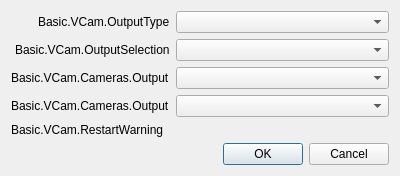
<?xml version="1.0" encoding="UTF-8"?>
<ui version="4.0">
 <class>OBSBasicVCamConfig</class>
 <widget class="QDialog" name="OBSBasicVCamConfig">
  <property name="geometry">
   <rect>
    <x>0</x>
    <y>0</y>
    <width>400</width>
    <height>170</height>
   </rect>
  </property>
  <property name="windowTitle">
   <string>Basic.VCam.VirtualCamera</string>
  </property>
  <layout class="QVBoxLayout" name="verticalLayout">
   <item>
    <layout class="QFormLayout" name="outputLayout">
     <property name="fieldGrowthPolicy">
      <enum>QFormLayout::AllNonFixedFieldsGrow</enum>
     </property>
     <property name="labelAlignment">
      <set>Qt::AlignRight|Qt::AlignTrailing|Qt::AlignVCenter</set>
     </property>
     <item row="0" column="0">
      <widget class="QLabel" name="outputTypeLabel">
       <property name="text">
        <string>Basic.VCam.OutputType</string>
       </property>
      </widget>
     </item>
     <item row="0" column="1">
      <widget class="QComboBox" name="outputType"/>
     </item>
     <item row="1" column="0">
      <widget class="QLabel" name="outputSelectionLabel">
       <property name="text">
        <string>Basic.VCam.OutputSelection</string>
       </property>
      </widget>
     </item>
     <item row="1" column="1">
      <widget class="QComboBox" name="outputSelection"/>
     </item>
     <item row="2" column="0">
      <widget class="QLabel" name="camera1OutputLabel">
       <property name="text">
        <string>Basic.VCam.Cameras.Output</string>
       </property>
      </widget>
     </item>
     <item row="2" column="1">
      <widget class="QComboBox" name="camera1Output"/>
     </item>
     <item row="3" column="0">
      <widget class="QLabel" name="camera2OutputLabel">
       <property name="text">
        <string>Basic.VCam.Cameras.Output</string>
       </property>
      </widget>
     </item>
     <item row="3" column="1">
      <widget class="QComboBox" name="camera2Output"/>
     </item>
    </layout>
   </item>
   <item>
    <widget class="QLabel" name="warningLabel">
     <property name="visible">
      <bool>false</bool>
     </property>
     <property name="text">
      <string>Basic.VCam.RestartWarning</string>
     </property>
     <property name="class" stdset="0">
      <string notr="true">text-warning</string>
     </property>
    </widget>
   </item>
   <item>
    <spacer name="verticalSpacer">
     <property name="orientation">
      <enum>Qt::Vertical</enum>
     </property>
     <property name="sizeHint" stdset="0">
      <size>
       <width>20</width>
       <height>40</height>
      </size>
     </property>
    </spacer>
   </item>
   <item>
    <widget class="QDialogButtonBox" name="buttonBox">
     <property name="orientation">
      <enum>Qt::Horizontal</enum>
     </property>
     <property name="standardButtons">
      <set>QDialogButtonBox::Cancel|QDialogButtonBox::Ok</set>
     </property>
    </widget>
   </item>
  </layout>
 </widget>
 <resources/>
 <connections>
  <connection>
   <sender>buttonBox</sender>
   <signal>accepted()</signal>
   <receiver>OBSBasicVCamConfig</receiver>
   <slot>accept()</slot>
   <hints>
    <hint type="sourcelabel">
     <x>248</x>
     <y>254</y>
    </hint>
    <hint type="destinationlabel">
     <x>157</x>
     <y>274</y>
    </hint>
   </hints>
  </connection>
  <connection>
   <sender>buttonBox</sender>
   <signal>rejected()</signal>
   <receiver>OBSBasicVCamConfig</receiver>
   <slot>reject()</slot>
   <hints>
    <hint type="sourcelabel">
     <x>316</x>
     <y>260</y>
    </hint>
    <hint type="destinationlabel">
     <x>286</x>
     <y>274</y>
    </hint>
   </hints>
  </connection>
 </connections>
</ui>
